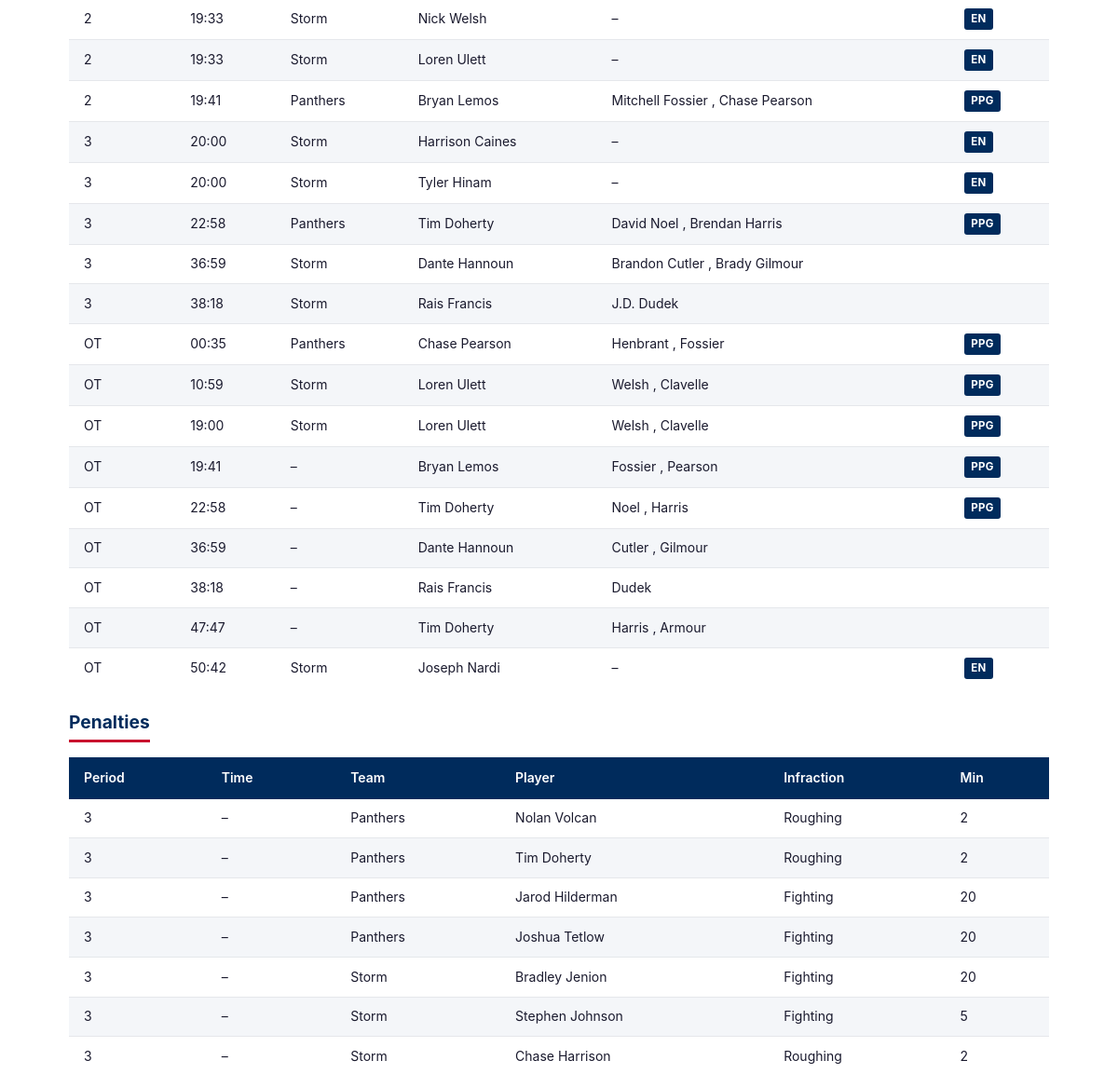
/uk-hockey/elite-league/game/4974/ (middle part), run on an earlier commit of the app's database.
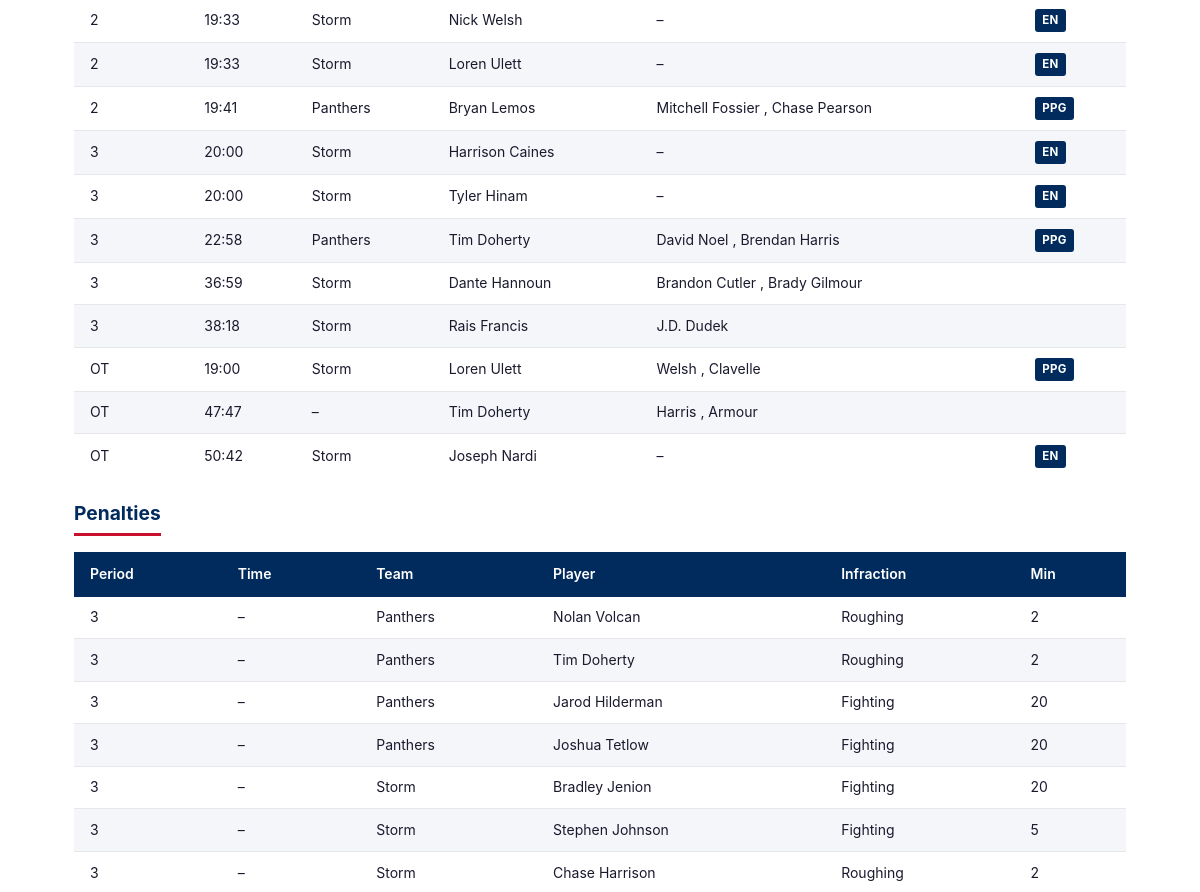
And on a later commit of the database.
### tables this page shows
CREATE TABLE eihl_game_events (
            id              INTEGER PRIMARY KEY AUTOINCREMENT,
            game_id         TEXT NOT NULL REFERENCES eihl_fixtures(game_id),
            period          INTEGER,            -- 1, 2, 3; NULL = OT
            time_in_period  TEXT,               -- e.g. '41:30'
            event_type      TEXT NOT NULL,      -- 'goal' or 'penalty'
            team            TEXT,
            player_name     TEXT,
            player_id       TEXT,               -- numeric ID from /player/{id}-name
            assist1_name    TEXT,
            assist1_id      TEXT,
            assist2_name    TEXT,
            assist2_id      TEXT,
            goal_type       TEXT,               -- 'PPG', 'SHG', 'EN', or NULL (even strength)
            penalty_type    TEXT,               -- e.g. 'Hooking', 'Tripping'
            penalty_minutes INTEGER,
            scraped_at      TEXT NOT NULL
        );

### web/app.py (the view)
@app.route("/uk-hockey/elite-league/game/<game_id>/")
def eihl_game_detail(game_id):
    data = eihl_queries.get_eihl_game_detail(game_id)
    if data is None:
        abort(404)
    fixture      = data["fixture"]
    events       = data["events"]
    player_stats = data["player_stats"]
    goals        = [e for e in events if e["event_type"] == "goal"]
    penalties    = [e for e in events if e["event_type"] == "penalty"]
    home_skaters = [p for p in player_stats
                    if p["team"] == fixture["home_team"] and p["position"] != "GK"]
    home_goalies = [p for p in player_stats
                    if p["team"] == fixture["home_team"] and p["position"] == "GK"]
    away_skaters = [p for p in player_stats
                    if p["team"] == fixture["away_team"] and p["position"] != "GK"]
    away_goalies = [p for p in player_stats
                    if p["team"] == fixture["away_team"] and p["position"] == "GK"]
    return render_template(
        "eihl/game_detail.html",
        fixture=fixture,
        goals=goals, penalties=penalties,
        home_skaters=home_skaters, home_goalies=home_goalies,
        away_skaters=away_skaters, away_goalies=away_goalies,
        eihl_short=_eihl_short,
    )

### web/app.py (called while the page is built)
@app.template_filter("eihl_logo")
def eihl_logo_filter(db_name):
    return EIHL_TEAM_DISPLAY.get(db_name, {}).get("logo", "")

def _eihl_short(db_name: str) -> str:
    return EIHL_TEAM_DISPLAY.get(db_name, {}).get("short", db_name)

### web/eihl_queries.py (called while the page is built)
def _conn():
    c = sqlite3.connect(DB_PATH)
    c.row_factory = sqlite3.Row
    c.execute("PRAGMA journal_mode=WAL")
    return c

### web/templates/eihl/game_detail.html (shortened to what this page needs)
{% extends "base.html" %}
{% block content %}
    {% set home_logo = fixture.home_team | eihl_logo %}
    {% set away_logo = fixture.away_team | eihl_logo %}
{% if goals %}
<table class="stats-table">
  <tbody>
    {% for g in goals %}
    <tr>
      <td>{{ g.period if g.period else 'OT' }}</td>
      <td>{{ g.time_in_period or '–' }}</td>
      <td>{{ eihl_short(g.team) if g.team else '–' }}</td>
      <td>{{ g.player_name or '–' }}</td>
      <td>
        {% if g.assist1_name %}{{ g.assist1_name }}{% endif %}
        {% if g.assist2_name %}, {{ g.assist2_name }}{% endif %}
        {% if not g.assist1_name %}–{% endif %}
      </td>
      <td>{% if g.goal_type %}<span class="badge">{{ g.goal_type }}</span>{% endif %}</td>
    </tr>
    {% endfor %}
  </tbody>
</table>
{% endif %}
{% if penalties %}
<h2 class="section-title mt-2">Penalties</h2>
<table class="stats-table">
  <thead>
    <tr><th>Period</th><th>Time</th><th>Team</th><th>Player</th><th>Infraction</th><th>Min</th></tr>
  </thead>
  <tbody>
    {% for p in penalties %}
    <tr>
      <td>{{ p.period if p.period else 'OT' }}</td>
      <td>{{ p.time_in_period or '–' }}</td>
      <td>{{ eihl_short(p.team) if p.team else '–' }}</td>
      <td>{{ p.player_name or '–' }}</td>
      <td>{{ p.penalty_type or '–' }}</td>
      <td>{{ p.penalty_minutes or '–' }}</td>
    </tr>
    {% endfor %}
  </tbody>
</table>
{% endif %}
{% endblock %}

### web/templates/base.html (shortened to what this page needs)
<!DOCTYPE html>
<html lang="en">
<head>
  <link rel="stylesheet" href="{{ url_for('static', filename='css/style.css') }}?v={{ static_version }}">
</head>
<body>
<main>
  {% block content %}{% endblock %}
</main>
</body>
</html>

### web/static/css/style.css (style rules this page uses)
:root { --primary: #002B5C; --accent: #C8102E; --bg: #ffffff; --bg-subtle: #f4f6f9; --text: #1a1a2e; --text-muted: #6b7280; --border: #e5e7eb; --nav-height: 64px; --radius: 6px; }
*, *::before, *::after { box-sizing: border-box; margin: 0; padding: 0; }
body { font-family: -apple-system, BlinkMacSystemFont, 'Segoe UI', Roboto, sans-serif; color: var(--text); background: var(--bg); line-height: 1.6; min-height: 100vh; display: flex; flex-direction: column; }
main { flex: 1; }
main { max-width: 1100px; margin: 0 auto; padding: 2rem 1.5rem; width: 100%; }
h1, h2, h3 { line-height: 1.3; }
.section-title { font-size: 1.2rem; font-weight: 700; color: var(--primary); margin-bottom: 1rem; padding-bottom: 0.4rem; border-bottom: 3px solid var(--accent); display: inline-block; }
.mt-2 { margin-top: 2rem; }
table { width: 100%; border-collapse: collapse; font-size: 0.875rem; }
thead th { background: var(--primary); color: #fff; padding: 0.7rem 1rem; text-align: left; font-weight: 600; white-space: nowrap; }
tbody tr:nth-child(even) { background: var(--bg-subtle); }
tbody td { padding: 0.6rem 1rem; border-bottom: 1px solid var(--border); white-space: nowrap; }
tbody tr:last-child td { border-bottom: none; }
.badge { display: inline-block; font-size: 0.72rem; font-weight: 700; padding: 0.15rem 0.45rem; border-radius: 3px; background: var(--primary); color: #fff; letter-spacing: 0.3px; text-transform: uppercase; }
.mt-2 { margin-top: 1.5rem; }

What changed in the data, as far as the page shows it:
removed eihl_game_events: period "OT", time_in_period "00:35", team "Panthers", player_name "Chase Pearson", assist1_name "Henbrant", assist2_name "Fossier", goal_type "PPG"
removed eihl_game_events: period "OT", time_in_period "10:59", team "Storm", player_name "Loren Ulett", assist1_name "Welsh", assist2_name "Clavelle", goal_type "PPG"
removed eihl_game_events: period "OT", time_in_period "19:41", eihl_short "–", player_name "Bryan Lemos", assist1_name "Fossier", assist2_name "Pearson", goal_type "PPG"
removed eihl_game_events: period "OT", time_in_period "22:58", eihl_short "–", player_name "Tim Doherty", assist1_name "Noel", assist2_name "Harris", goal_type "PPG"
removed eihl_game_events: period "OT", time_in_period "36:59", eihl_short "–", player_name "Dante Hannoun", assist1_name "Cutler", assist2_name "Gilmour"
removed eihl_game_events: period "OT", time_in_period "38:18", eihl_short "–", player_name "Rais Francis", assist1_name "Dudek"
